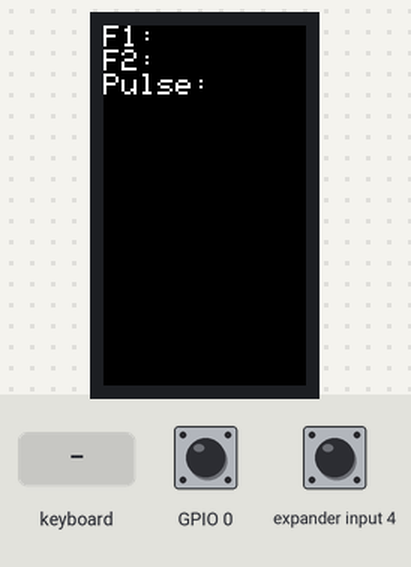
This sketch was run on a simulated ESP32-S3. On the bench: 135×240 colour display. The inputs (shaded band) are chosen by the test bench; at power-on: GPIO 0 HIGH, expander input 4 HIGH. Random numbers use the default seed unless the sketch sets one.

Above: at 1.3 s.
1.4 s: keyboard key "0" received
At 2.6 s:
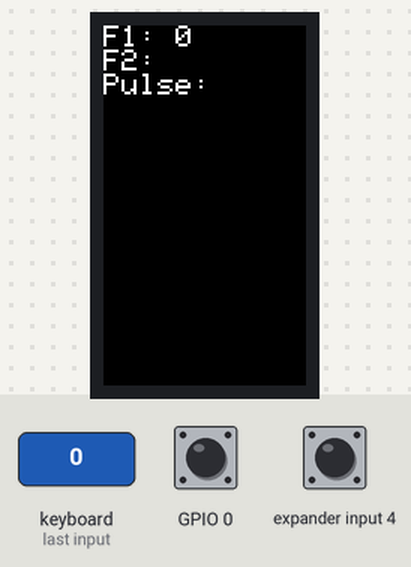
2.9 s: keyboard key "5" received
At 4.1 s:
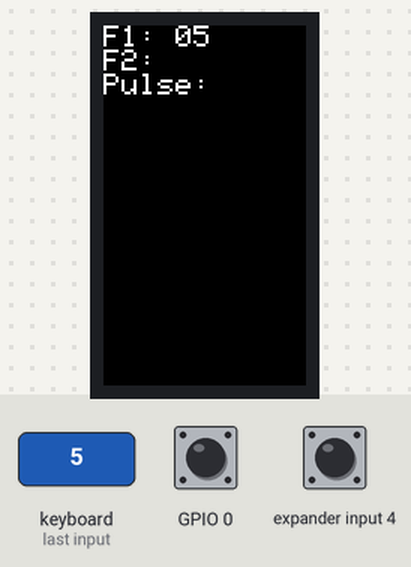
Timing chart, 0 to 5.9 s (numbered marks = the images above; inputs shaded):
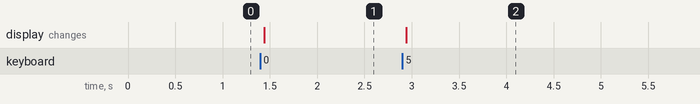

The sketch:

BrainWaveGenerator-M5Cardputer.ino
```cpp
#include <M5Cardputer.h>
#include <WiFi.h>
#include <WebServer.h>
#include <WebSocketsServer.h>
#include "M5GFX.h"

const char* ssid = "Brainwave Generator";
const char* password = NULL;  // Open network (no password)

WebServer server(80);
WebSocketsServer webSocket = WebSocketsServer(81);

String values[3] = {"", "", ""};
String lastValues[3] = {"", "", ""};
int fieldIndex = 0;
bool isPlaying = false;
unsigned long lastInputTime = 0; // For debouncing keyboard input
const unsigned long debounceDelay = 200; // Debounce delay in milliseconds

void webSocketEvent(uint8_t num, WStype_t type, uint8_t * payload, size_t length) {
    // Handle WebSocket event
}

void setup() {
    auto cfg = M5.config();
    M5Cardputer.begin(cfg, true);
    M5Cardputer.Display.setRotation(1);
    M5Cardputer.Display.setTextSize(2.0);
    M5Cardputer.Display.fillScreen(BLACK);

    // Initialize display with labels
    M5Cardputer.Display.setCursor(0, 0);
    M5Cardputer.Display.println("F1: " + values[0]);
    M5Cardputer.Display.println("F2: " + values[1]);
    M5Cardputer.Display.println("Pulse: " + values[2]);

    WiFi.softAP(ssid, password);
    server.on("/", HTTP_GET, handleRoot);
    server.begin();
    webSocket.begin();
    webSocket.onEvent(webSocketEvent);
}

void loop() {
    server.handleClient();
    webSocket.loop();

    M5Cardputer.update();
    bool needsUpdate = false;

    unsigned long currentTime = millis();
    if (M5Cardputer.Keyboard.isChange() && M5Cardputer.Keyboard.isPressed() && (currentTime - lastInputTime > debounceDelay)) {
        lastInputTime = currentTime; // Update last input time for debounce check
        Keyboard_Class::KeysState status = M5Cardputer.Keyboard.keysState();

        if (!status.word.empty()) {
            for (char c : status.word) {
                values[fieldIndex] += c;
                needsUpdate = true;
            }
        }
        if (status.del && values[fieldIndex].length() > 0) {
            values[fieldIndex].remove(values[fieldIndex].length() - 1);
            needsUpdate = true;
        }
        if (status.enter) {
            fieldIndex = (fieldIndex + 1) % 3;
            needsUpdate = true;
        }

        for (int i = 0; i < 3; i++) {
            if (values[i] != lastValues[i]) {
                lastValues[i] = values[i];
                needsUpdate = true;
            }
        }
    }

    if (M5Cardputer.BtnA.wasPressed()) {
        isPlaying = !isPlaying;
        String message = isPlaying ? "play," : "stop,";
        message += values[0] + "," + values[1] + "," + values[2];
        webSocket.broadcastTXT(message);
        needsUpdate = true;
    }

    if (needsUpdate) {
        M5Cardputer.Display.fillScreen(BLACK);
        M5Cardputer.Display.setCursor(0, 0);
        M5Cardputer.Display.println("F1: " + values[0]);
        M5Cardputer.Display.println("F2: " + values[1]);
        M5Cardputer.Display.println("Pulse: " + values[2]);
    }
}

void handleRoot() {
    String html =
    "<!DOCTYPE html>"
    "<html>"
    "<head>"
    "<title>Brainwave Generator</title>"
    "<style>"
    "  body { text-align: center; font-family: Terminal; margin-top: 50px; background-color: black; color: white; }"
    "  canvas {"
    "    border:1px solid #000;"
    "    margin-top: 10px;"
    "  }"
    "</style>"
    "<script>"
    "var audioCtx = new (window.AudioContext || window.webkitAudioContext)();"
    "var oscillator1, oscillator2, gainNode, lfo;"
    "var analyser = audioCtx.createAnalyser();"
    "var canvas, ctx;"
    "var originalFreq1, originalFreq2, maxVariance = 10, changeInterval = 5000;"
    "var isPlaying = false;"

    "function startSound(frequency1, frequency2, pulseRate) {"
    "  stopSound();"
    "  oscillator1 = audioCtx.createOscillator();"
    "  oscillator2 = audioCtx.createOscillator();"
    "  gainNode = audioCtx.createGain();"
    "  lfo = audioCtx.createOscillator();"
    "  oscillator1.type = 'sine';"
    "  oscillator2.type = 'sine';"
    "  originalFreq1 = frequency1;"
    "  originalFreq2 = frequency2;"
    "  oscillator1.frequency.setValueAtTime(frequency1, audioCtx.currentTime);"
    "  oscillator2.frequency.setValueAtTime(frequency2, audioCtx.currentTime);"
    "  lfo.frequency.setValueAtTime(pulseRate, audioCtx.currentTime);"
    "  lfo.connect(gainNode.gain);"
    "  oscillator1.connect(gainNode);"
    "  oscillator2.connect(gainNode);"
    "  gainNode.connect(analyser);"
    "  analyser.connect(audioCtx.destination);"
    "  oscillator1.start();"
    "  oscillator2.start();"
    "  lfo.start();"
    "  isPlaying = true;"

    // Periodically modify the frequencies slightly
    "  setInterval(function() {"
    "    if(isPlaying) {"
    "      oscillator1.frequency.setValueAtTime("
    "        originalFreq1 + (Math.random() * 2 * maxVariance - maxVariance),"
    "        audioCtx.currentTime"
    "      );"
    "      oscillator2.frequency.setValueAtTime("
    "        originalFreq2 + (Math.random() * 2 * maxVariance - maxVariance),"
    "        audioCtx.currentTime"
    "      );"
    "    }"
    "  }, changeInterval);"

    "  draw();"
    "}"

    "function draw() {"
    "  if(!isPlaying) return;"
    "  requestAnimationFrame(draw);"
    "  var bufferLength = analyser.frequencyBinCount;"
    "  var dataArray = new Uint8Array(bufferLength);"
    "  analyser.getByteTimeDomainData(dataArray);"
    "  ctx.fillStyle = 'rgb(0, 0, 0)';"
    "  ctx.fillRect(0, 0, canvas.width, canvas.height);"
    "  ctx.lineWidth = 2;"
    "  ctx.strokeStyle = 'rgb(255, 255, 255)';"
    "  ctx.beginPath();"
    "  var sliceWidth = canvas.width * 1.0 / bufferLength;"
    "  var x = 0;"
    "  for(var i = 0; i < bufferLength; i++) {"
    "    var v = dataArray[i] / 128.0;"
    "    var y = v * canvas.height/2;"
    "    if(i === 0) {"
    "      ctx.moveTo(x, y);"
    "    } else {"
    "      ctx.lineTo(x, y);"
    "    }"
    "    x += sliceWidth;"
    "  }"
    "  ctx.lineTo(canvas.width, canvas.height/2);"
    "  ctx.stroke();"
    "}"

    "function stopSound() {"
    "  if (oscillator1) {"
    "    oscillator1.stop();"
    "    oscillator1.disconnect();"
    "  }"
    "  if (oscillator2) {"
    "    oscillator2.stop();"
    "    oscillator2.disconnect();"
    "  }"
    "  if (lfo) {"
    "    lfo.stop();"
    "    lfo.disconnect();"
    "  }"
    "  if (gainNode) {"
    "    gainNode.disconnect();"
    "  }"
    "  isPlaying = false;"
    "}"

    "function togglePlay() {"
    "  if(isPlaying) {"
    "    stopSound();"
    "    isPlaying = false;"
    "  } else {"
    "    startSound(parseFloat(values[0]), parseFloat(values[1]), parseFloat(values[2]));"
    "    isPlaying = true;"
    "  }"
    "}"

    "document.addEventListener('DOMContentLoaded', function() {"
    "  canvas = document.getElementById('oscilloscope');"
    "  ctx = canvas.getContext('2d');"
    "  document.getElementById('playButton').click();"
    "});"

    "var ws = new WebSocket('ws://' + window.location.hostname + ':81/');"
    "ws.onmessage = function(event) {"
    "  var parts = event.data.split(',');"
    "  if(parts[0] === 'play') {"
    "    startSound(parseFloat(parts[1]), parseFloat(parts[2]), parseFloat(parts[3]));"
    "  } else if(parts[0] === 'stop') {"
    "    stopSound();"
    "  }"
    "};"
    "</script>"
    "</head>"
    "<body>"
    "<h1>Brainwave Generator</h1>"
    "<p>Adjust the frequencies and pulse on the device.</p>"
    "<button id='playButton' onclick='togglePlay()'>Play</button>"
    "<br/>"
    "<canvas id='oscilloscope' width='640' height='480'></canvas>"
    "</body>"
    "</html>";

    server.send(200, "text/html", html);
}
```

Measured:
- after the input at 1.4 s, the display: changes at once (image 1)
- after the input at 2.9 s, the display: changes at once (image 2)
